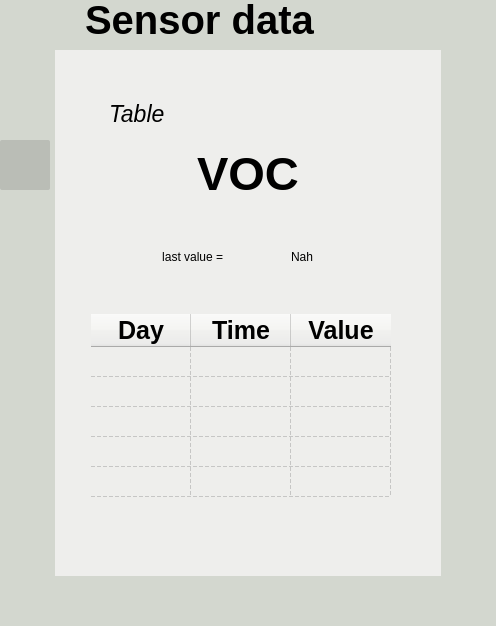
<?xml version="1.0" encoding="UTF-8"?>
<ui version="4.0">
 <class>MainWindow</class>
 <widget class="QMainWindow" name="MainWindow">
  <property name="geometry">
   <rect>
    <x>0</x>
    <y>0</y>
    <width>496</width>
    <height>626</height>
   </rect>
  </property>
  <property name="windowTitle">
   <string>MainWindow</string>
  </property>
  <widget class="QWidget" name="centralwidget">
   <property name="styleSheet">
    <string notr="true">background-color: rgb(238, 238, 236);
</string>
   </property>
   <layout class="QVBoxLayout" name="verticalLayout">
    <property name="spacing">
     <number>0</number>
    </property>
    <property name="leftMargin">
     <number>0</number>
    </property>
    <property name="topMargin">
     <number>0</number>
    </property>
    <property name="rightMargin">
     <number>0</number>
    </property>
    <property name="bottomMargin">
     <number>0</number>
    </property>
    <item>
     <widget class="QFrame" name="frame_1">
      <property name="maximumSize">
       <size>
        <width>16777215</width>
        <height>50</height>
       </size>
      </property>
      <property name="styleSheet">
       <string notr="true">border:0</string>
      </property>
      <property name="frameShape">
       <enum>QFrame::StyledPanel</enum>
      </property>
      <property name="frameShadow">
       <enum>QFrame::Raised</enum>
      </property>
      <layout class="QHBoxLayout" name="horizontalLayout_2">
       <property name="spacing">
        <number>0</number>
       </property>
       <property name="leftMargin">
        <number>0</number>
       </property>
       <property name="topMargin">
        <number>0</number>
       </property>
       <property name="rightMargin">
        <number>0</number>
       </property>
       <property name="bottomMargin">
        <number>0</number>
       </property>
       <item>
        <widget class="QFrame" name="Menu">
         <property name="minimumSize">
          <size>
           <width>55</width>
           <height>50</height>
          </size>
         </property>
         <property name="maximumSize">
          <size>
           <width>55</width>
           <height>16777215</height>
          </size>
         </property>
         <property name="styleSheet">
          <string notr="true">border:0 ; 
background-color: rgb(211, 215, 207);</string>
         </property>
         <property name="frameShape">
          <enum>QFrame::StyledPanel</enum>
         </property>
         <property name="frameShadow">
          <enum>QFrame::Raised</enum>
         </property>
         <widget class="QPushButton" name="GotoMainButton">
          <property name="geometry">
           <rect>
            <x>10</x>
            <y>10</y>
            <width>40</width>
            <height>30</height>
           </rect>
          </property>
          <property name="minimumSize">
           <size>
            <width>1</width>
            <height>0</height>
           </size>
          </property>
          <property name="styleSheet">
           <string notr="true">QPushButton{
background-image:url(:/LeftArrow/Design/icones/left-arrow_40x30.png);
border-radius:2px;
}</string>
          </property>
          <property name="text">
           <string/>
          </property>
          <property name="iconSize">
           <size>
            <width>20</width>
            <height>20</height>
           </size>
          </property>
         </widget>
        </widget>
       </item>
       <item>
        <widget class="QFrame" name="Title">
         <property name="minimumSize">
          <size>
           <width>0</width>
           <height>50</height>
          </size>
         </property>
         <property name="styleSheet">
          <string notr="true">border:0 ; 
background-color: rgb(211, 215, 207);</string>
         </property>
         <property name="frameShape">
          <enum>QFrame::StyledPanel</enum>
         </property>
         <property name="frameShadow">
          <enum>QFrame::Raised</enum>
         </property>
         <widget class="QLabel" name="label_2">
          <property name="enabled">
           <bool>true</bool>
          </property>
          <property name="geometry">
           <rect>
            <x>30</x>
            <y>-10</y>
            <width>261</width>
            <height>60</height>
           </rect>
          </property>
          <property name="minimumSize">
           <size>
            <width>40</width>
            <height>60</height>
           </size>
          </property>
          <property name="maximumSize">
           <size>
            <width>16777215</width>
            <height>16777215</height>
           </size>
          </property>
          <property name="font">
           <font>
            <pointsize>30</pointsize>
            <weight>75</weight>
            <bold>true</bold>
           </font>
          </property>
          <property name="text">
           <string>Sensor data</string>
          </property>
          <property name="scaledContents">
           <bool>true</bool>
          </property>
         </widget>
        </widget>
       </item>
      </layout>
     </widget>
    </item>
    <item>
     <widget class="QFrame" name="frame_2">
      <property name="styleSheet">
       <string notr="true">border:0</string>
      </property>
      <property name="frameShape">
       <enum>QFrame::StyledPanel</enum>
      </property>
      <property name="frameShadow">
       <enum>QFrame::Raised</enum>
      </property>
      <layout class="QHBoxLayout" name="horizontalLayout">
       <property name="spacing">
        <number>0</number>
       </property>
       <property name="leftMargin">
        <number>0</number>
       </property>
       <property name="topMargin">
        <number>0</number>
       </property>
       <property name="rightMargin">
        <number>0</number>
       </property>
       <property name="bottomMargin">
        <number>0</number>
       </property>
       <item>
        <widget class="QFrame" name="Left">
         <property name="minimumSize">
          <size>
           <width>55</width>
           <height>0</height>
          </size>
         </property>
         <property name="maximumSize">
          <size>
           <width>16777215</width>
           <height>16777215</height>
          </size>
         </property>
         <property name="styleSheet">
          <string notr="true">border:0 ; 
background-color: rgb(211, 215, 207);</string>
         </property>
         <property name="frameShape">
          <enum>QFrame::StyledPanel</enum>
         </property>
         <property name="frameShadow">
          <enum>QFrame::Raised</enum>
         </property>
         <layout class="QVBoxLayout" name="verticalLayout_2">
          <property name="spacing">
           <number>6</number>
          </property>
          <property name="leftMargin">
           <number>0</number>
          </property>
          <property name="topMargin">
           <number>0</number>
          </property>
          <property name="rightMargin">
           <number>0</number>
          </property>
          <property name="bottomMargin">
           <number>0</number>
          </property>
          <item>
           <widget class="QFrame" name="TOP_BUTTON">
            <property name="maximumSize">
             <size>
              <width>150</width>
              <height>16777215</height>
             </size>
            </property>
            <property name="frameShape">
             <enum>QFrame::StyledPanel</enum>
            </property>
            <property name="frameShadow">
             <enum>QFrame::Raised</enum>
            </property>
            <widget class="QPushButton" name="GotoGraphicButton_1">
             <property name="geometry">
              <rect>
               <x>0</x>
               <y>360</y>
               <width>50</width>
               <height>50</height>
              </rect>
             </property>
             <property name="minimumSize">
              <size>
               <width>50</width>
               <height>50</height>
              </size>
             </property>
             <property name="maximumSize">
              <size>
               <width>50</width>
               <height>50</height>
              </size>
             </property>
             <property name="styleSheet">
              <string notr="true">QPushButton{
background-image:url(:/Graphic/Design/icones/icons8-combo-chart-50.png);
border-radius:2px;
 background-repeat:none;
padding-left: 50px; 
color: rgb(255, 255, 255);
border-radius: 10px;
}

QPushButton:hover{
	background-color: rgb(136, 138, 133);
}</string>
             </property>
             <property name="text">
              <string/>
             </property>
             <property name="iconSize">
              <size>
               <width>20</width>
               <height>20</height>
              </size>
             </property>
            </widget>
            <widget class="QPushButton" name="GotoGraphicButton">
             <property name="geometry">
              <rect>
               <x>0</x>
               <y>280</y>
               <width>50</width>
               <height>50</height>
              </rect>
             </property>
             <property name="minimumSize">
              <size>
               <width>50</width>
               <height>50</height>
              </size>
             </property>
             <property name="maximumSize">
              <size>
               <width>50</width>
               <height>50</height>
              </size>
             </property>
             <property name="styleSheet">
              <string notr="true">QPushButton{
	background-image: url(:/Graphic/Design/icones/graph_50x50.png);
border-radius:2px;
 background-repeat:none;
padding-left: 50px; 
color: rgb(255, 255, 255);
border-radius: 10px;
}

QPushButton:hover{
	background-color: rgb(136, 138, 133);
}</string>
             </property>
             <property name="text">
              <string/>
             </property>
             <property name="iconSize">
              <size>
               <width>20</width>
               <height>20</height>
              </size>
             </property>
            </widget>
            <widget class="QPushButton" name="GotoGraphicButton_3">
             <property name="geometry">
              <rect>
               <x>0</x>
               <y>190</y>
               <width>50</width>
               <height>50</height>
              </rect>
             </property>
             <property name="minimumSize">
              <size>
               <width>40</width>
               <height>50</height>
              </size>
             </property>
             <property name="maximumSize">
              <size>
               <width>50</width>
               <height>50</height>
              </size>
             </property>
             <property name="styleSheet">
              <string notr="true">QPushButton{
	background-image: url(:/Graphic/Design/icones/statistics_50x50.png);
border-radius:2px;
 background-repeat:none;
padding-left: 50px; 
color: rgb(255, 255, 255);
border-radius: 10px;
}

QPushButton:hover{
	background-color: rgb(136, 138, 133);
}</string>
             </property>
             <property name="text">
              <string/>
             </property>
             <property name="iconSize">
              <size>
               <width>20</width>
               <height>20</height>
              </size>
             </property>
            </widget>
            <widget class="QPushButton" name="GotoTableButton">
             <property name="geometry">
              <rect>
               <x>0</x>
               <y>90</y>
               <width>50</width>
               <height>50</height>
              </rect>
             </property>
             <property name="minimumSize">
              <size>
               <width>50</width>
               <height>50</height>
              </size>
             </property>
             <property name="maximumSize">
              <size>
               <width>50</width>
               <height>50</height>
              </size>
             </property>
             <property name="styleSheet">
              <string notr="true">QPushButton{
	padding: 5px 7px; 
	border-radius: 10px;
	background-image: url(:/Table/Design/icones/table_50x50.png);
border-radius:2px;
 background-repeat:none;
background-color: rgb(186, 189, 182);
	color: rgb(255, 255, 255);
	background-position: center left;
	padding-left: 50px; 
}


QPushButton:hover{
		background-color: rgb(136, 138, 133);
}</string>
             </property>
             <property name="text">
              <string/>
             </property>
             <property name="iconSize">
              <size>
               <width>20</width>
               <height>20</height>
              </size>
             </property>
            </widget>
           </widget>
          </item>
         </layout>
        </widget>
       </item>
       <item>
        <widget class="QFrame" name="Mid">
         <property name="styleSheet">
          <string notr="true">border:0;</string>
         </property>
         <property name="frameShape">
          <enum>QFrame::StyledPanel</enum>
         </property>
         <property name="frameShadow">
          <enum>QFrame::Raised</enum>
         </property>
         <layout class="QVBoxLayout" name="verticalLayout_3">
          <item>
           <widget class="QFrame" name="frame_5">
            <property name="frameShape">
             <enum>QFrame::StyledPanel</enum>
            </property>
            <property name="frameShadow">
             <enum>QFrame::Raised</enum>
            </property>
            <layout class="QHBoxLayout" name="horizontalLayout_6">
             <item>
              <widget class="QFrame" name="frame_6">
               <property name="sizePolicy">
                <sizepolicy hsizetype="Expanding" vsizetype="Preferred">
                 <horstretch>0</horstretch>
                 <verstretch>0</verstretch>
                </sizepolicy>
               </property>
               <property name="minimumSize">
                <size>
                 <width>0</width>
                 <height>0</height>
                </size>
               </property>
               <property name="frameShape">
                <enum>QFrame::StyledPanel</enum>
               </property>
               <property name="frameShadow">
                <enum>QFrame::Raised</enum>
               </property>
               <layout class="QVBoxLayout" name="verticalLayout_4">
                <item>
                 <widget class="QFrame" name="frame_9">
                  <property name="minimumSize">
                   <size>
                    <width>0</width>
                    <height>222</height>
                   </size>
                  </property>
                  <property name="frameShape">
                   <enum>QFrame::StyledPanel</enum>
                  </property>
                  <property name="frameShadow">
                   <enum>QFrame::Raised</enum>
                  </property>
                  <layout class="QVBoxLayout" name="verticalLayout_6">
                   <item>
                    <widget class="QFrame" name="frame_13">
                     <property name="minimumSize">
                      <size>
                       <width>0</width>
                       <height>132</height>
                      </size>
                     </property>
                     <property name="frameShape">
                      <enum>QFrame::StyledPanel</enum>
                     </property>
                     <property name="frameShadow">
                      <enum>QFrame::Raised</enum>
                     </property>
                     <layout class="QVBoxLayout" name="verticalLayout_5">
                      <item alignment="Qt::AlignLeft">
                       <widget class="QFrame" name="frame_4">
                        <property name="frameShape">
                         <enum>QFrame::StyledPanel</enum>
                        </property>
                        <property name="frameShadow">
                         <enum>QFrame::Raised</enum>
                        </property>
                        <layout class="QHBoxLayout" name="horizontalLayout_10">
                         <item alignment="Qt::AlignLeft">
                          <widget class="QLabel" name="label">
                           <property name="minimumSize">
                            <size>
                             <width>0</width>
                             <height>0</height>
                            </size>
                           </property>
                           <property name="maximumSize">
                            <size>
                             <width>65</width>
                             <height>19</height>
                            </size>
                           </property>
                           <property name="font">
                            <font>
                             <pointsize>17</pointsize>
                             <weight>50</weight>
                             <italic>true</italic>
                             <bold>false</bold>
                            </font>
                           </property>
                           <property name="text">
                            <string>Table</string>
                           </property>
                           <property name="alignment">
                            <set>Qt::AlignLeading|Qt::AlignLeft|Qt::AlignVCenter</set>
                           </property>
                          </widget>
                         </item>
                        </layout>
                       </widget>
                      </item>
                      <item>
                       <widget class="QFrame" name="frame_11">
                        <property name="minimumSize">
                         <size>
                          <width>0</width>
                          <height>71</height>
                         </size>
                        </property>
                        <property name="frameShape">
                         <enum>QFrame::StyledPanel</enum>
                        </property>
                        <property name="frameShadow">
                         <enum>QFrame::Raised</enum>
                        </property>
                        <layout class="QHBoxLayout" name="horizontalLayout_9">
                         <item>
                          <widget class="QLabel" name="NomeSensor">
                           <property name="minimumSize">
                            <size>
                             <width>200</width>
                             <height>53</height>
                            </size>
                           </property>
                           <property name="font">
                            <font>
                             <pointsize>35</pointsize>
                             <weight>75</weight>
                             <bold>true</bold>
                            </font>
                           </property>
                           <property name="styleSheet">
                            <string notr="true">´</string>
                           </property>
                           <property name="text">
                            <string>VOC</string>
                           </property>
                           <property name="scaledContents">
                            <bool>true</bool>
                           </property>
                           <property name="alignment">
                            <set>Qt::AlignCenter</set>
                           </property>
                          </widget>
                         </item>
                        </layout>
                       </widget>
                      </item>
                     </layout>
                    </widget>
                   </item>
                   <item alignment="Qt::AlignHCenter|Qt::AlignVCenter">
                    <widget class="QFrame" name="frame_14">
                     <property name="minimumSize">
                      <size>
                       <width>224</width>
                       <height>66</height>
                      </size>
                     </property>
                     <property name="frameShape">
                      <enum>QFrame::StyledPanel</enum>
                     </property>
                     <property name="frameShadow">
                      <enum>QFrame::Raised</enum>
                     </property>
                     <layout class="QHBoxLayout" name="horizontalLayout_7">
                      <item>
                       <widget class="QFrame" name="frame_16">
                        <property name="minimumSize">
                         <size>
                          <width>102</width>
                          <height>48</height>
                         </size>
                        </property>
                        <property name="frameShape">
                         <enum>QFrame::StyledPanel</enum>
                        </property>
                        <property name="frameShadow">
                         <enum>QFrame::Raised</enum>
                        </property>
                        <layout class="QVBoxLayout" name="verticalLayout_10">
                         <item>
                          <widget class="QLabel" name="lastvalue_label">
                           <property name="sizePolicy">
                            <sizepolicy hsizetype="Preferred" vsizetype="Preferred">
                             <horstretch>0</horstretch>
                             <verstretch>0</verstretch>
                            </sizepolicy>
                           </property>
                           <property name="minimumSize">
                            <size>
                             <width>84</width>
                             <height>30</height>
                            </size>
                           </property>
                           <property name="text">
                            <string>last value =  </string>
                           </property>
                           <property name="alignment">
                            <set>Qt::AlignCenter</set>
                           </property>
                          </widget>
                         </item>
                        </layout>
                       </widget>
                      </item>
                      <item>
                       <widget class="QFrame" name="frame_15">
                        <property name="minimumSize">
                         <size>
                          <width>98</width>
                          <height>48</height>
                         </size>
                        </property>
                        <property name="frameShape">
                         <enum>QFrame::StyledPanel</enum>
                        </property>
                        <property name="frameShadow">
                         <enum>QFrame::Raised</enum>
                        </property>
                        <layout class="QVBoxLayout" name="verticalLayout_11">
                         <item>
                          <widget class="QLabel" name="lastvalue">
                           <property name="minimumSize">
                            <size>
                             <width>80</width>
                             <height>30</height>
                            </size>
                           </property>
                           <property name="text">
                            <string>Nah</string>
                           </property>
                           <property name="alignment">
                            <set>Qt::AlignCenter</set>
                           </property>
                          </widget>
                         </item>
                        </layout>
                       </widget>
                      </item>
                     </layout>
                    </widget>
                   </item>
                  </layout>
                 </widget>
                </item>
                <item>
                 <widget class="QFrame" name="frame_10">
                  <property name="sizePolicy">
                   <sizepolicy hsizetype="Preferred" vsizetype="Expanding">
                    <horstretch>0</horstretch>
                    <verstretch>0</verstretch>
                   </sizepolicy>
                  </property>
                  <property name="minimumSize">
                   <size>
                    <width>0</width>
                    <height>0</height>
                   </size>
                  </property>
                  <property name="frameShape">
                   <enum>QFrame::StyledPanel</enum>
                  </property>
                  <property name="frameShadow">
                   <enum>QFrame::Raised</enum>
                  </property>
                  <layout class="QHBoxLayout" name="horizontalLayout_5">
                   <item>
                    <widget class="QTableWidget" name="tableWidget">
                     <property name="sizePolicy">
                      <sizepolicy hsizetype="Expanding" vsizetype="Expanding">
                       <horstretch>0</horstretch>
                       <verstretch>0</verstretch>
                      </sizepolicy>
                     </property>
                     <property name="minimumSize">
                      <size>
                       <width>314</width>
                       <height>0</height>
                      </size>
                     </property>
                     <property name="maximumSize">
                      <size>
                       <width>256</width>
                       <height>512</height>
                      </size>
                     </property>
                     <property name="sizeIncrement">
                      <size>
                       <width>0</width>
                       <height>0</height>
                      </size>
                     </property>
                     <property name="baseSize">
                      <size>
                       <width>0</width>
                       <height>0</height>
                      </size>
                     </property>
                     <property name="styleSheet">
                      <string notr="true">QHeaderView::section {
    background-color: rgb(211, 215, 207);
    padding: 4px;
    font-size: 12pt;
   border-style: none;
    border-bottom: 1px solid #fffff8;
    border-right: 1px solid #fffff8;
}

QHeaderView::section:horizontal
{
    border-top: 3px solid rgb(239, 41, 41);
    border-bottom: 3px solid rgb(239, 41, 41);
}

QHeaderView::section:vertical
{
    border-left: 3px solid rgb(239, 41, 41);
   border-rigth: 3px solid rgb(239, 41, 41);
}

    border-bottom: 3px solid rgb(239, 41, 41);
    border-right: 3px solid rgb(239, 41, 41);
	border-leftt: 3px solid rgb(239, 41, 41);</string>
                     </property>
                     <property name="showGrid">
                      <bool>true</bool>
                     </property>
                     <property name="gridStyle">
                      <enum>Qt::DashLine</enum>
                     </property>
                     <attribute name="horizontalHeaderVisible">
                      <bool>true</bool>
                     </attribute>
                     <attribute name="horizontalHeaderHighlightSections">
                      <bool>true</bool>
                     </attribute>
                     <attribute name="verticalHeaderVisible">
                      <bool>false</bool>
                     </attribute>
                     <row>
                      <property name="text">
                       <string>New Row</string>
                      </property>
                     </row>
                     <row>
                      <property name="text">
                       <string>New Row</string>
                      </property>
                     </row>
                     <row>
                      <property name="text">
                       <string>New Row</string>
                      </property>
                     </row>
                     <row>
                      <property name="text">
                       <string>New Row</string>
                      </property>
                     </row>
                     <row>
                      <property name="text">
                       <string>New Row</string>
                      </property>
                     </row>
                     <column>
                      <property name="text">
                       <string>Day</string>
                      </property>
                      <property name="font">
                       <font>
                        <pointsize>19</pointsize>
                        <weight>75</weight>
                        <italic>false</italic>
                        <bold>true</bold>
                        <kerning>true</kerning>
                       </font>
                      </property>
                      <property name="textAlignment">
                       <set>AlignCenter</set>
                      </property>
                      <property name="background">
                       <color>
                        <red>32</red>
                        <green>74</green>
                        <blue>135</blue>
                       </color>
                      </property>
                      <property name="foreground">
                       <brush brushstyle="SolidPattern">
                        <color alpha="255">
                         <red>0</red>
                         <green>0</green>
                         <blue>0</blue>
                        </color>
                       </brush>
                      </property>
                     </column>
                     <column>
                      <property name="text">
                       <string>Time</string>
                      </property>
                      <property name="font">
                       <font>
                        <pointsize>19</pointsize>
                        <weight>75</weight>
                        <bold>true</bold>
                       </font>
                      </property>
                      <property name="textAlignment">
                       <set>AlignCenter</set>
                      </property>
                      <property name="background">
                       <color>
                        <red>32</red>
                        <green>74</green>
                        <blue>135</blue>
                       </color>
                      </property>
                     </column>
                     <column>
                      <property name="text">
                       <string>Value</string>
                      </property>
                      <property name="font">
                       <font>
                        <pointsize>19</pointsize>
                        <weight>75</weight>
                        <bold>true</bold>
                       </font>
                      </property>
                      <property name="textAlignment">
                       <set>AlignCenter</set>
                      </property>
                      <property name="background">
                       <color>
                        <red>32</red>
                        <green>74</green>
                        <blue>135</blue>
                       </color>
                      </property>
                     </column>
                    </widget>
                   </item>
                  </layout>
                 </widget>
                </item>
               </layout>
              </widget>
             </item>
            </layout>
           </widget>
          </item>
         </layout>
        </widget>
       </item>
       <item>
        <widget class="QFrame" name="Right">
         <property name="minimumSize">
          <size>
           <width>55</width>
           <height>0</height>
          </size>
         </property>
         <property name="maximumSize">
          <size>
           <width>16777215</width>
           <height>16777215</height>
          </size>
         </property>
         <property name="styleSheet">
          <string notr="true">border:0 ; 
background-color: rgb(211, 215, 207);</string>
         </property>
         <property name="frameShape">
          <enum>QFrame::StyledPanel</enum>
         </property>
         <property name="frameShadow">
          <enum>QFrame::Raised</enum>
         </property>
        </widget>
       </item>
      </layout>
     </widget>
    </item>
    <item>
     <widget class="QFrame" name="frame_3">
      <property name="maximumSize">
       <size>
        <width>16777215</width>
        <height>50</height>
       </size>
      </property>
      <property name="styleSheet">
       <string notr="true">border:0 ; 
background-color: rgb(211, 215, 207);</string>
      </property>
      <property name="frameShape">
       <enum>QFrame::StyledPanel</enum>
      </property>
      <property name="frameShadow">
       <enum>QFrame::Raised</enum>
      </property>
      <layout class="QHBoxLayout" name="horizontalLayout_3">
       <property name="spacing">
        <number>0</number>
       </property>
       <property name="leftMargin">
        <number>0</number>
       </property>
       <property name="topMargin">
        <number>0</number>
       </property>
       <property name="rightMargin">
        <number>0</number>
       </property>
       <property name="bottomMargin">
        <number>0</number>
       </property>
       <item>
        <widget class="QFrame" name="frame">
         <property name="minimumSize">
          <size>
           <width>0</width>
           <height>60</height>
          </size>
         </property>
         <property name="frameShape">
          <enum>QFrame::StyledPanel</enum>
         </property>
         <property name="frameShadow">
          <enum>QFrame::Raised</enum>
         </property>
         <layout class="QHBoxLayout" name="horizontalLayout_4">
          <item>
           <widget class="QFrame" name="frame_7">
            <property name="maximumSize">
             <size>
              <width>150</width>
              <height>40</height>
             </size>
            </property>
            <property name="styleSheet">
             <string notr="true"> background-repeat:none;
background-image: url(:/Bosh/Design/icones/bosch-logo_2_150x40.png);</string>
            </property>
            <property name="frameShape">
             <enum>QFrame::StyledPanel</enum>
            </property>
            <property name="frameShadow">
             <enum>QFrame::Raised</enum>
            </property>
           </widget>
          </item>
          <item>
           <widget class="QFrame" name="frame_8">
            <property name="maximumSize">
             <size>
              <width>150</width>
              <height>50</height>
             </size>
            </property>
            <property name="styleSheet">
             <string notr="true"> background-repeat:none;
background-image: url(:/Bosh/Design/icones/UA1_150x40.png);</string>
            </property>
            <property name="frameShape">
             <enum>QFrame::StyledPanel</enum>
            </property>
            <property name="frameShadow">
             <enum>QFrame::Raised</enum>
            </property>
           </widget>
          </item>
         </layout>
        </widget>
       </item>
      </layout>
     </widget>
    </item>
   </layout>
  </widget>
 </widget>
 <resources>
  <include location="file_rc.qrc"/>
 </resources>
 <connections/>
</ui>
